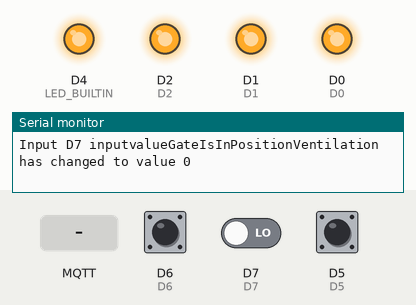
Recording of a sketch running on a simulated ESP8266 (NodeMCU). On the bench: output pins drawn as LEDs (lit = HIGH, except the on-board LED, lit = LOW), the last lines printed to the serial monitor. Inputs (shaded band) come from the test bench; at power-on: D6 HIGH, D7 LOW, D5 HIGH. WiFi joins after 1.5 s; servers stay silent unless stated; no MQTT or app messages arrive unless stated.

Above: at 2.7 s.
2.8 s: MQTT message "on" arrives on the first subscribed topic
At 4.0 s:
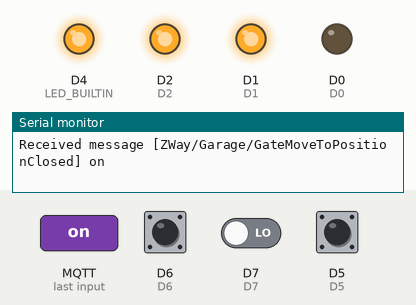
4.3 s: MQTT message "off" arrives on the first subscribed topic
At 5.5 s:
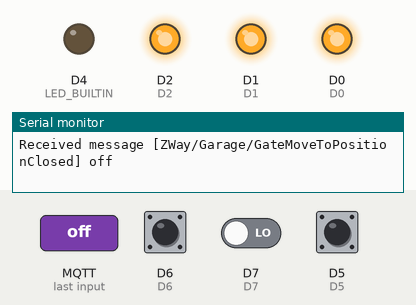
5.8 s: MQTT message "on" arrives on the second subscribed topic
At 6.7 s:
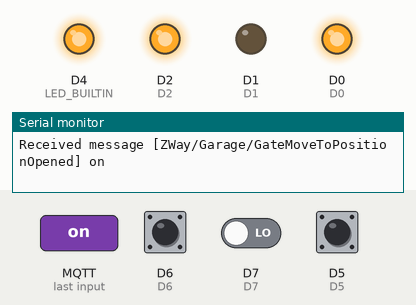
7.3 s: MQTT message "on" arrives on the third subscribed topic
At 7.9 s:
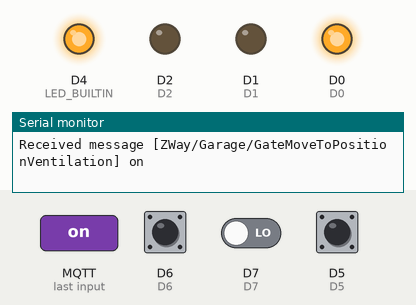
8.8 s: MQTT message "off" arrives on the second subscribed topic
At 10.0 s:
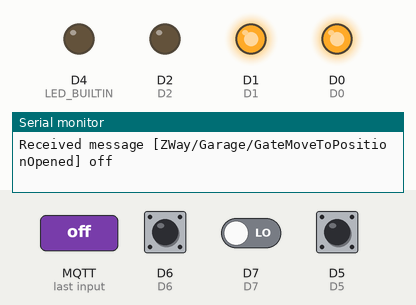
10.3 s: MQTT message "on" arrives on the first subscribed topic
At 11.6 s:
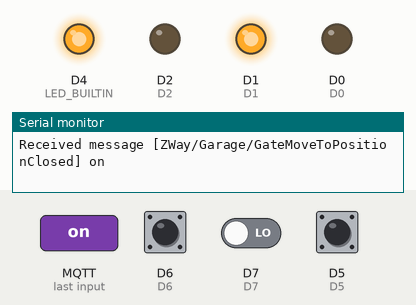
Timing chart, 0 to 12.8 s (numbered marks = the images above; inputs shaded):
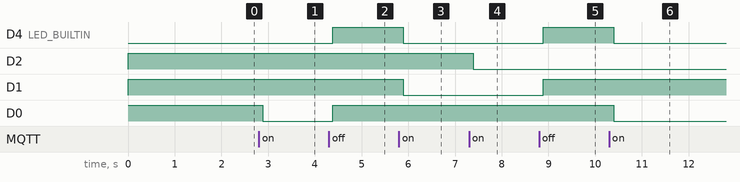

The sketch:

NodeMCU_MQTT_Supramatic.ino
```cpp
#include <ESP8266WiFi.h>
#include <PubSubClient.h>

/*Constants for WIFI*/
const char*    SSID             = "drop_it_like_its_hotspot";
const char*    PSK              = "opensesame";

/*Constants for MQTT*/
const char*    MQTT_BROKER_IP   = "192.168.0.255";
const uint16_t MQTT_BROKER_PORT = 1883;
const char*    MQTT_USERNAME    = "Geek";
const char*    MQTT_PASSWORD    = "fuckmesideways";

/*Constant Pin Mapping of the NodeMCU Pin Naming to Arduino GPIO Naming*/
static const uint8_t D0   = 16;
static const uint8_t D1   = 5;
static const uint8_t D2   = 4;
static const uint8_t D3   = 0;
static const uint8_t D4   = 2;
static const uint8_t D5   = 14;
static const uint8_t D6   = 12;
static const uint8_t D7   = 13;
static const uint8_t D8   = 15;
static const uint8_t D9   = 3;
static const uint8_t D10  = 1;
```

NodeMCU_MQTT_Supramatic_main.ino
```cpp
WiFiClient espClient;
PubSubClient client(espClient);
long lastMsg = 0;
char msg[50];
int value = 0;

int inputvalueGateIsInPositionClosed      = 2;
int inputvalueGateIsInPositionOpened      = 2;
int inputvalueGateIsInPositionVentilation = 2;

void setup() {
  pinMode(D0, OUTPUT); //GPIO16 = D0 MoveToGatePositionClosed
  pinMode(D1, OUTPUT); //GPIO5  = D1 MoveToGatePositionOpened
  pinMode(D2, OUTPUT); //GPIO4  = D2 MoveToGatePositionVentilation
  pinMode(LED_BUILTIN, OUTPUT);
  pinMode(D5, INPUT_PULLUP); //GPIO14 = D5
  pinMode(D6, INPUT_PULLUP); //GPIO12 = D6
  pinMode(D7, INPUT);        //GPIO13 = D7
  //pinMode(D8, INPUT_PULLUP); //GPIO15 = D8
  digitalWrite(D0, HIGH);
  digitalWrite(D1, HIGH);
  digitalWrite(D2, HIGH);

  Serial.begin(115200);
  setup_wifi();
  client.setServer(MQTT_BROKER_IP, MQTT_BROKER_PORT);
  client.setCallback(mqtt_callback);
}

void setup_wifi() {
  delay(10);
  Serial.println();
  Serial.print("Connecting to ");
  Serial.println(SSID);

  WiFi.begin(SSID, PSK);
  WiFi.hostname("ESP8266Supramatic");

  while (WiFi.status() != WL_CONNECTED) {
    delay(500);
    Serial.print(".");
  }

  Serial.println("");
  Serial.println("WiFi connected");
  Serial.println("IP address: ");
  Serial.println(WiFi.localIP());
}

void mqtt_callback(char* topic, byte* payload, unsigned int length) {
  /*Print Topic (already string), then convert and print bytes-payload to msg-string*/
  Serial.print("Received message [");
  Serial.print(topic);
  Serial.print("] ");
  char msg[length + 1];
  for (int i = 0; i < length; i++) {
    Serial.print((char)payload[i]);
    msg[i] = (char)payload[i];
  }
  Serial.println();
  msg[length] = '\0';
  //Serial.println(msg);

  /*process the topic and message*/
  if      (strcmp(topic, "ZWay/Garage/GateMoveToPositionClosed") == 0) {
    /*Topic is for PIN D0*/
    if (strcmp(msg, "on") == 0) {
      digitalWrite(D0, LOW);
      digitalWrite(LED_BUILTIN, LOW);
      delay(1000);
      client.publish("ZWay/Garage/GateMoveToPositionClosed/set", "off");
    }
    else if (strcmp(msg, "off") == 0) {
      digitalWrite(D0, HIGH);
      digitalWrite(LED_BUILTIN, HIGH);
    }
  }
  else if (strcmp(topic, "ZWay/Garage/GateMoveToPositionOpened") == 0) {
    /*Topic is for PIN D1*/
    if (strcmp(msg, "on") == 0) {
      digitalWrite(D1, LOW);
      digitalWrite(LED_BUILTIN, LOW);
      delay(1000);
      client.publish("ZWay/Garage/GateMoveToPositionOpened/set", "off");
    }
    else if (strcmp(msg, "off") == 0) {
      digitalWrite(D1, HIGH);
      digitalWrite(LED_BUILTIN, HIGH);
    }
  }
  else if (strcmp(topic, "ZWay/Garage/GateMoveToPositionVentilation") == 0) {
    /*Topic is for PIN D2*/
    if (strcmp(msg, "on") == 0) {
      digitalWrite(D2, LOW);
      digitalWrite(LED_BUILTIN, LOW);
      delay(1000);
      client.publish("ZWay/Garage/GateMoveToPositionVentilation/set", "off");
    }
    else if (strcmp(msg, "off") == 0) {
      digitalWrite(D2, HIGH);
      digitalWrite(LED_BUILTIN, HIGH);
    }
  }
  else if (strcmp(topic, "ZWay/Garage/GateIsInPositionClosed") == 0) {
    if ((strcmp(msg, "on")  == 0 and inputvalueGateIsInPositionClosed == 1) or
        (strcmp(msg, "off") == 0 and inputvalueGateIsInPositionClosed == 0)){
        Serial.println("Mismatch between ZWay Status for GateIsInPositionClosed and Pin Reading");
    }
  }
  else if (strcmp(topic, "ZWay/Garage/GateIsInPositionOpened") == 0) {
    if ((strcmp(msg, "on")  == 0 and inputvalueGateIsInPositionOpened == 1) or
        (strcmp(msg, "off") == 0 and inputvalueGateIsInPositionOpened == 0)){
        Serial.println("Mismatch between ZWay Status for GateIsInPositionOpened and Pin Reading");
    }
  }
  else if (strcmp(topic, "ZWay/Garage/GateIsInPositionVentilation") == 0) {
    if ((strcmp(msg, "on")  == 0 and inputvalueGateIsInPositionVentilation == 0) or
        (strcmp(msg, "off") == 0 and inputvalueGateIsInPositionVentilation == 1)){
        Serial.println("Mismatch between ZWay Status for GateIsInPositionVentilation and Pin Reading");
    }
  }
  else {
    Serial.print("unmatched topic ");
    Serial.println(topic);
  }
}

void reconnect() {
  while (!client.connected()) {
    Serial.println("Reconnecting MQTT...");
    if (!client.connect("ESP8266_Supramatic", MQTT_USERNAME, MQTT_PASSWORD)) {
      Serial.print("failed, rc=");
      Serial.print(client.state());
      Serial.println(" retrying in 5 seconds");
    }
  }

  client.subscribe("ZWay/Garage/GateMoveToPositionClosed");
  client.subscribe("ZWay/Garage/GateMoveToPositionOpened");
  client.subscribe("ZWay/Garage/GateMoveToPositionVentilation");
  client.subscribe("ZWay/Garage/GateIsInPositionClosed");
  client.subscribe("ZWay/Garage/GateIsInPositionOpened");
  client.subscribe("ZWay/Garage/GateIsInPositionVentilation");

  Serial.println("MQTT Connected...");
}

void loop() {
  if (!client.connected()) {
    reconnect();
  }
  //Serial.println("Loop Start");

  int tmpvarD5 = digitalRead(D5);
  int tmpvarD6 = digitalRead(D6);
  int tmpvarD7 = digitalRead(D7);

  if (inputvalueGateIsInPositionClosed != tmpvarD5)
  {
    inputvalueGateIsInPositionClosed = tmpvarD5;
    Serial.print("Input D5 inputvalueGateIsInPositionClosed has changed to value ");
    Serial.println(inputvalueGateIsInPositionClosed);

    if (inputvalueGateIsInPositionClosed == 0)
    {
      client.publish("ZWay/Garage/GateIsInPositionClosed/set", "on");
    }
    else
    {
      client.publish("ZWay/Garage/GateIsInPositionClosed/set", "off");
    }
  };

  if (inputvalueGateIsInPositionOpened != tmpvarD6)
  {
    inputvalueGateIsInPositionOpened =  tmpvarD6;
    Serial.print("Input D6 inputvalueGateIsInPositionOpened has changed to value ");
    Serial.println(inputvalueGateIsInPositionOpened);

    if (inputvalueGateIsInPositionOpened == 0)
    {
      client.publish("ZWay/Garage/GateIsInPositionOpened/set", "on");
    }
    else
    {
      client.publish("ZWay/Garage/GateIsInPositionOpened/set", "off");
    }
  }

  if (inputvalueGateIsInPositionVentilation != tmpvarD7)
  {
    inputvalueGateIsInPositionVentilation =  tmpvarD7;
    Serial.print("Input D7 inputvalueGateIsInPositionVentilation has changed to value ");
    Serial.println(inputvalueGateIsInPositionVentilation);

    if (inputvalueGateIsInPositionVentilation == 1)
    {
      client.publish("ZWay/Garage/GateIsInPositionVentilation/set", "on");
    }
    else
    {
      client.publish("ZWay/Garage/GateIsInPositionVentilation/set", "off");
    }
  }
  delay(100);

  client.loop();
}
```

Measured:
- after the input at 2.8 s, D0: HIGH → LOW after 0.08 s
- after the input at 4.3 s, D4 (LED_BUILTIN), D0: LOW → HIGH after 0.08 s
- after the input at 5.8 s, D4 (LED_BUILTIN), D1: HIGH → LOW after 0.09 s
- after the input at 7.3 s, D2: HIGH → LOW after 0.09 s
- after the input at 8.8 s, D4 (LED_BUILTIN), D1: LOW → HIGH after 0.09 s
- after the input at 10.3 s, D4 (LED_BUILTIN), D0: HIGH → LOW after 0.09 s
